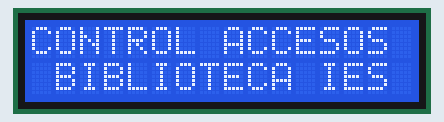
Bench run of a sketch on a simulated Arduino Uno, built with avr-gcc and run on an emulated ATmega328P. On the bench: 16×2 character LCD. What the sketch prints to the serial monitor is not drawn.

Above: at 0.2 s.
At 2.2 s:
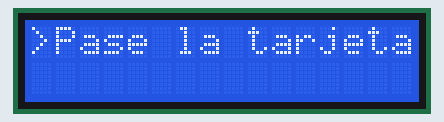

The sketch:

test_LCD.ino
```cpp
//#include <SPI.h>
#include <LiquidCrystal_I2C.h>

LiquidCrystal_I2C lcd(0x27, 16, 2);


void setup() {

  Serial.begin(9600);
  //SPI.begin();

  lcd.begin(16,2);
  lcd.init();
  lcd.backlight();
  lcd.setCursor(0, 0);
  lcd.print("CONTROL ACCESOS");  // Print HELLO to the screen, starting at 0,0.
  lcd.setCursor(0, 1);    // Move the cursor to the next line and print
  lcd.print(" BIBLIOTECA IES ");     // WORLD.
  delay(2000);

}

void loop() {
  lcd.clear();
  lcd.home ();
  lcd.print(">Pase la tarjeta");

   delay (1000);
   // Busca una tarjeta

  //Muestra el UID de la  tarjeta en el monitor serie
  Serial.println();
  Serial.print("Etiqueta UID :");

  delay(2000);
}
```
